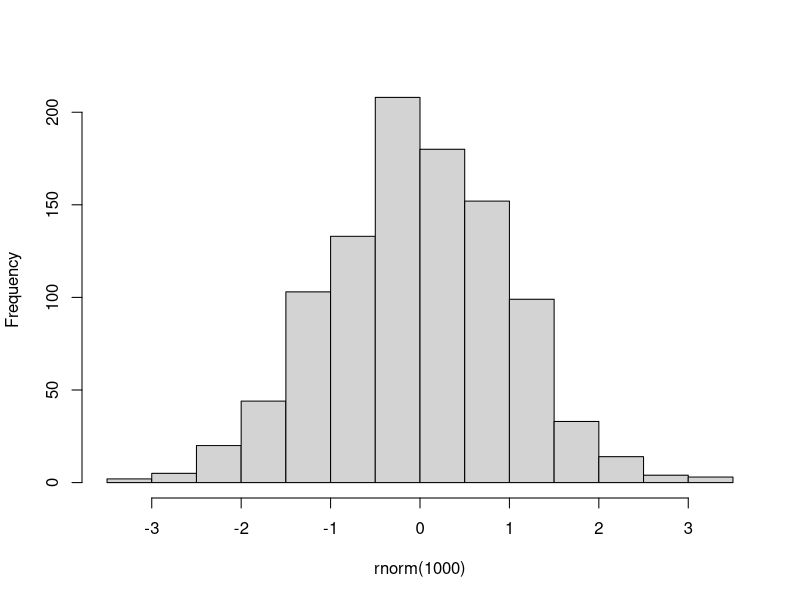

Recreate this plot in R.
## ---- chunk 1
#| label: tbl-beispieltabelle
#| tbl-cap: Tabelle mit einem Ausschnitt aus einem R-Beispieldatensatz.
knitr::kable(iris[1:10,])
## ---- chunk 2
#| label: fig-histogram
#| fig-cap: Histogramm aus 1000 standardnormalverteilten Zufallszahlen
#| fig-scap: 1000 Zufallszahlen
set.seed(42)
hist(rnorm(1000), main="")
